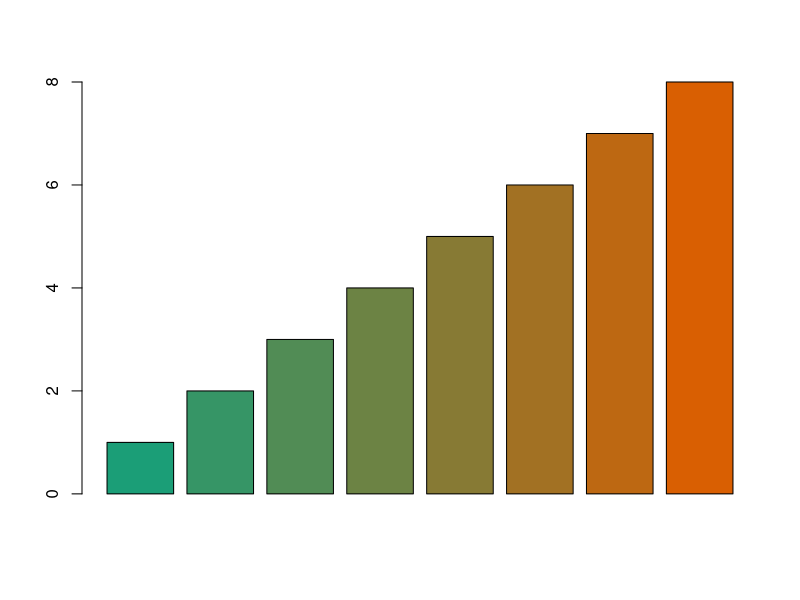

R code for this plot:
library(RColorBrewer)

# change the colors at ends of gradient
start_color <- '#1B9E77'
end_color   <- '#D95F02'

# set the number of colors in the palette/gradient
num_colors  <- 8

# generate the palette and display it
paletteFunc <- colorRampPalette(c(start_color, end_color))
palette     <- paletteFunc(num_colors)
barplot(1:num_colors, col=palette)